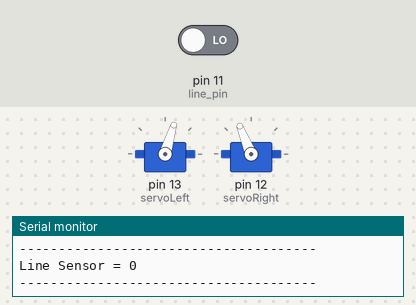
The sketch below on a simulated Arduino Uno, built with avr-gcc and run on an emulated ATmega328P. On the bench: 2 × servo, the last lines printed to the serial monitor. The inputs (shaded band) are chosen by the test bench; at power-on: pin 11 (line_pin) LOW.

Above: at 1.2 s.
1.3 s: pin 11 (line_pin) driven HIGH
At 4.1 s:
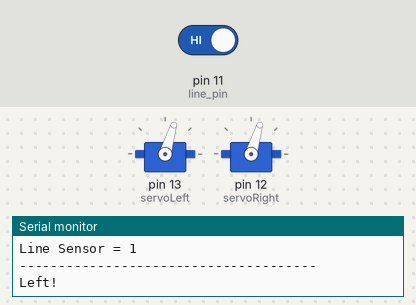
At 14.5 s:
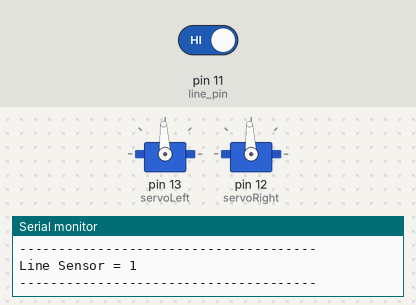
Timing chart, 0 to 28.8 s (numbered marks = the images above; inputs shaded):
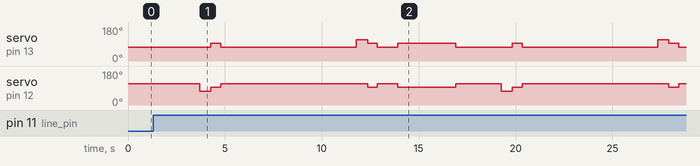

The sketch:

MiniBot.ino
```cpp
#include <Servo.h>                           // Include servo library

#define line_pin 11

Servo servoLeft;                             // Declare left and right servos
Servo servoRight;

int line;
int lineCount = 0;

 /** \brief Sets pin modes and initializes motors.
 *
 * This function attaches the servos to the servo pins and
 * sets the pins connected to the line sensors as input pins.
 */
void setup(){
  pinMode(line_pin, INPUT);  // declare pinmode for line tracking

 // tone(4, 3000, 1000);                       // Play tone for 1 second
  //delay(1000);                               // Delay to finish tone

  servoLeft.attach(13);                      // Attach left signal to pin 13
  servoRight.attach(12);                     // Attach right signal to pin 12

  Serial.begin(9600);  //start serial communication
}

/** \brief Controls the tasks the robot completes.
 *
 * The loop calls functions to control the motion of the robot.
 */
void loop(){
  sensors();
  forward();

  while(lineCount < 2){
    forward();
    sensors();
    if(line == 1){
      lineCount += 1;
      delay(1000);
    }
    delay(150);
  }

 lineCount = 0;
 Serial.println("Left!");
 left();
 delay(575);
 cease();
 delay(500);

 while(lineCount < 7){
   forward();
   sensors();
   if(line == 1){
     lineCount += 1;
     delay(1000);
   }
 }

  lineCount = 0;
  Serial.println("Right!");
  right();
  delay(575);
  cease();
  delay(500);
  sensors();

  while(lineCount < 1){
    forward();
    sensors();
    if(line == 1){
     lineCount += 1;
     delay(1000);
    }
  }

  lineCount = 0;
  cease();
  delay(1000);

  delay(2000);
}

/** \brief Causes the robot to move forward.
 *
 * This function sends pulses of equal width to the motors so that the
 * robot moves forward at a constant speed.
 */
void forward(){
  servoLeft.writeMicroseconds(1300);         // Left wheel counterclockwise
  servoRight.writeMicroseconds(1700);        // Right wheel clockwise
  //delay(3000);                               // ...for 3 seconds
}

/** \brief Causes the robot to move backward.
 *
 * This function sends pulses of constant width to both motor
 * controllers so that the robot will move backward at a
 * constant speed.
 */
void backward(){
  servoLeft.writeMicroseconds(1700);   // Left wheel clockwise
  servoRight.writeMicroseconds(1300);  // Right wheel counterclockwise
}

/** \brief Causes the robot to turn left.
 *
 * This function causes both wheels to turn clockwise so that
 * the robot turns left.
 */
void left(){
  servoLeft.writeMicroseconds(1300);   // Left wheel clockwise
  servoRight.writeMicroseconds(1300);  // Right wheel clockwise
}

/** \brief Causes the robot to turn right.
 *
 * This function causes both wheels to turn counterclockwise
 * so that the robot turns right.
 */
void right(){
  servoLeft.writeMicroseconds(1700);   // Left wheel counterclockwise
  servoRight.writeMicroseconds(1700); // Right wheel counterclockwise
}

/** \brief Causes the robot to stop.
 *
 * This function stops both wheels.
 */
void cease(){
  servoLeft.writeMicroseconds(1500);   // Left wheel clockwise
  servoRight.writeMicroseconds(1500);  // Right wheel clockwise
}

/** \brief Checks line sensors.
 *
 * This function reads the input from the line sensors.
 */
int sensors(){
  line = digitalRead(line_pin);
  printSensors();
}

/** \brief Prints sensor values.
 *
 * This function prints the sensor values to the serial monitor.
 */
void printSensors(){
  Serial.print("Line Sensor = ");
  Serial.println(line);
  Serial.println("--------------------------------------");
}
```

Measured:
- after the input at 1.3 s, servo on pin 13 (servoLeft): 73° → 93° after 3.0 s, → 73° 0.50 s later, → 112° 7.0 s later, → 93° 0.58 s later, … (12 changes in this stretch); servo on pin 12 (servoRight): 112° → 73° after 2.4 s, → 93° 0.58 s later, → 112° 0.50 s later, → 93° 7.6 s later, … (12 changes in this stretch)
